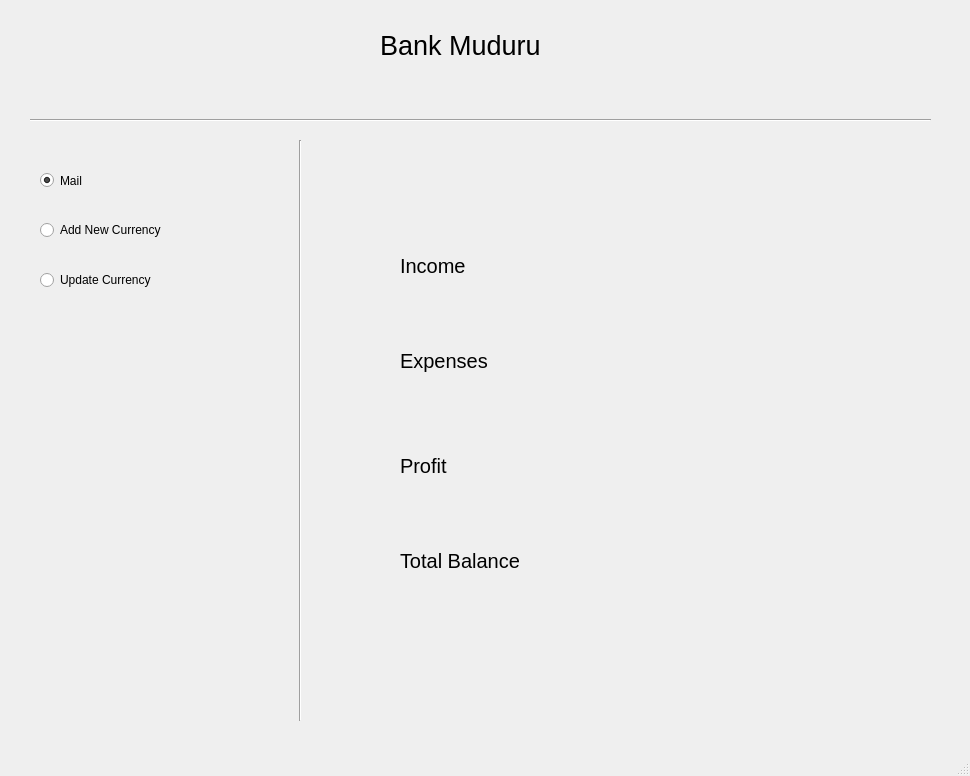
<?xml version="1.0" encoding="UTF-8"?>
<ui version="4.0">
 <class>MainWindow</class>
 <widget class="QMainWindow" name="MainWindow">
  <property name="geometry">
   <rect>
    <x>0</x>
    <y>0</y>
    <width>970</width>
    <height>776</height>
   </rect>
  </property>
  <property name="windowTitle">
   <string>MainWindow</string>
  </property>
  <widget class="QWidget" name="centralwidget">
   <widget class="Line" name="line">
    <property name="geometry">
     <rect>
      <x>30</x>
      <y>110</y>
      <width>901</width>
      <height>20</height>
     </rect>
    </property>
    <property name="orientation">
     <enum>Qt::Horizontal</enum>
    </property>
   </widget>
   <widget class="Line" name="line_2">
    <property name="geometry">
     <rect>
      <x>290</x>
      <y>140</y>
      <width>20</width>
      <height>581</height>
     </rect>
    </property>
    <property name="orientation">
     <enum>Qt::Vertical</enum>
    </property>
   </widget>
   <widget class="QRadioButton" name="main">
    <property name="geometry">
     <rect>
      <x>40</x>
      <y>170</y>
      <width>161</width>
      <height>21</height>
     </rect>
    </property>
    <property name="text">
     <string>Mail</string>
    </property>
    <property name="checked">
     <bool>true</bool>
    </property>
   </widget>
   <widget class="QRadioButton" name="addNewCurrency">
    <property name="geometry">
     <rect>
      <x>40</x>
      <y>220</y>
      <width>171</width>
      <height>20</height>
     </rect>
    </property>
    <property name="text">
     <string>Add New Currency</string>
    </property>
   </widget>
   <widget class="QRadioButton" name="updateCurrency">
    <property name="geometry">
     <rect>
      <x>40</x>
      <y>270</y>
      <width>171</width>
      <height>20</height>
     </rect>
    </property>
    <property name="text">
     <string>Update Currency</string>
    </property>
   </widget>
   <widget class="QWidget" name="mainWidget" native="true">
    <property name="geometry">
     <rect>
      <x>330</x>
      <y>150</y>
      <width>601</width>
      <height>571</height>
     </rect>
    </property>
    <widget class="QLabel" name="income">
     <property name="geometry">
      <rect>
       <x>70</x>
       <y>100</y>
       <width>111</width>
       <height>31</height>
      </rect>
     </property>
     <property name="font">
      <font>
       <pointsize>15</pointsize>
      </font>
     </property>
     <property name="text">
      <string>Income</string>
     </property>
     <property name="scaledContents">
      <bool>false</bool>
     </property>
    </widget>
    <widget class="QLabel" name="expenses">
     <property name="geometry">
      <rect>
       <x>70</x>
       <y>190</y>
       <width>121</width>
       <height>41</height>
      </rect>
     </property>
     <property name="font">
      <font>
       <pointsize>15</pointsize>
      </font>
     </property>
     <property name="text">
      <string>Expenses</string>
     </property>
    </widget>
    <widget class="QLabel" name="profit">
     <property name="geometry">
      <rect>
       <x>70</x>
       <y>300</y>
       <width>101</width>
       <height>31</height>
      </rect>
     </property>
     <property name="font">
      <font>
       <pointsize>15</pointsize>
      </font>
     </property>
     <property name="text">
      <string>Profit</string>
     </property>
    </widget>
    <widget class="QLabel" name="balance">
     <property name="geometry">
      <rect>
       <x>70</x>
       <y>390</y>
       <width>171</width>
       <height>41</height>
      </rect>
     </property>
     <property name="font">
      <font>
       <pointsize>15</pointsize>
      </font>
     </property>
     <property name="text">
      <string>Total Balance</string>
     </property>
    </widget>
   </widget>
   <widget class="QLabel" name="mainLable">
    <property name="geometry">
     <rect>
      <x>380</x>
      <y>20</y>
      <width>221</width>
      <height>51</height>
     </rect>
    </property>
    <property name="font">
     <font>
      <pointsize>20</pointsize>
     </font>
    </property>
    <property name="text">
     <string>Bank Muduru</string>
    </property>
   </widget>
  </widget>
  <widget class="QMenuBar" name="menubar">
   <property name="geometry">
    <rect>
     <x>0</x>
     <y>0</y>
     <width>970</width>
     <height>26</height>
    </rect>
   </property>
  </widget>
  <widget class="QStatusBar" name="statusbar"/>
 </widget>
 <resources/>
 <connections/>
</ui>
